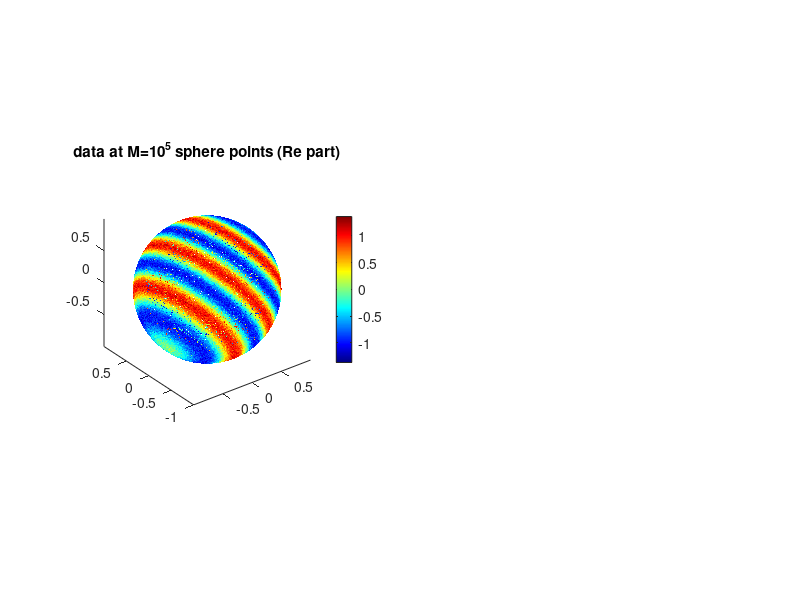

Here is the MATLAB script that generated this plot: (Note: this script raises an error after producing the figure.)
% demo example code for interpolation on the sphere
% Barnett 8/27/22
clear

kvec = [9;2;6];            % wavevector (col) controlling f oscillation
f = @(x) exp(1i*x*kvec);   % underlying complex func on R^3 (a plane wave)
M = 1e5;                   % how many data pts on S^2
sigma = 0.1;               % additive noise level
z = rand(M,1)*2-1; phi = 2*pi*rand(M,1);   % iid rand pts on S^2
rho = sqrt(1-z.^2);
x = [rho.*cos(phi), rho.*sin(phi), z];    % M*3 coords in R^3
ynoiseless = f(x);
y = ynoiseless + sigma*randn(M,1);
figure; subplot(1,2,1); ptarea = 1.0;
scatter3(x(:,1),x(:,2),x(:,3),ptarea*ones(M,1),real(y),'filled');
colormap(jet(256)); colorbar; axis vis3d; grid off
title('data at M=10^5 sphere points (Re part)')
P = 20;                    % spherical harmonic expansion max degree
fprintf('fitting at M=%d pts, max degree P=%d...\n',M,P), tic
[coeffs resid] = lsqsolvespharm(y, z, phi, P);     % fit the expansion
fprintf('done in %.3g s\n',toc)
subplot(1,2,2); showspharmexp(coeffs);
title('fitted expansion of max degree P=20 (Re part)')
fprintf('Eval slow exact expansion at M=%d pts...\n',M), tic
fSH = spharmeval(coeffs, z, phi);
rmsr = norm(fSH-y)/sqrt(M);
fprintf('done in %.3g s. RMS residual = %.3g (cf sigma=%.3g)\n',toc,rmsr,sigma)
rmse = norm(fSH-ynoiseless)/sqrt(M);
fprintf('RMS error vs noiseless func = %.3g (cf sigma*P/sqrt(M)=%.3g\n',rmse,sigma*P/sqrt(M))

%print -dpng demo.png
